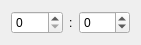
<?xml version="1.0" encoding="UTF-8"?>
<ui version="4.0">
 <class>TimeEdit</class>
 <widget class="QWidget" name="TimeEdit">
  <property name="geometry">
   <rect>
    <x>0</x>
    <y>0</y>
    <width>141</width>
    <height>44</height>
   </rect>
  </property>
  <property name="windowTitle">
   <string>Edit Time Range</string>
  </property>
  <layout class="QHBoxLayout" name="horizontalLayout" stretch="1,0,1">
   <item>
    <widget class="TimeEditSpinBox" name="sp_h">
     <property name="wrapping">
      <bool>false</bool>
     </property>
     <property name="suffix">
      <string/>
     </property>
     <property name="prefix">
      <string/>
     </property>
     <property name="maximum">
      <number>23</number>
     </property>
     <property name="value">
      <number>0</number>
     </property>
    </widget>
   </item>
   <item>
    <widget class="QLabel" name="label">
     <property name="text">
      <string>:</string>
     </property>
    </widget>
   </item>
   <item>
    <widget class="TimeEditSpinBox" name="sp_min">
     <property name="wrapping">
      <bool>true</bool>
     </property>
     <property name="suffix">
      <string/>
     </property>
     <property name="prefix">
      <string/>
     </property>
     <property name="maximum">
      <number>60</number>
     </property>
     <property name="value">
      <number>0</number>
     </property>
    </widget>
   </item>
  </layout>
 </widget>
 <customwidgets>
  <customwidget>
   <class>TimeEditSpinBox</class>
   <extends>QSpinBox</extends>
   <header>timeeditspinbox.h</header>
  </customwidget>
 </customwidgets>
 <resources/>
 <connections/>
</ui>
